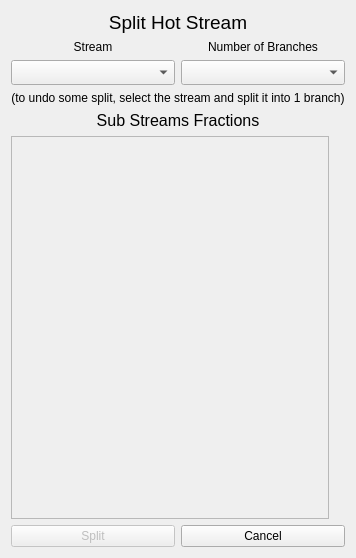
<?xml version="1.0" encoding="UTF-8"?>
<ui version="4.0">
 <class>Form</class>
 <widget class="QWidget" name="Form">
  <property name="geometry">
   <rect>
    <x>0</x>
    <y>0</y>
    <width>338</width>
    <height>558</height>
   </rect>
  </property>
  <property name="windowTitle">
   <string>Form</string>
  </property>
  <layout class="QVBoxLayout" name="verticalLayout">
   <item>
    <layout class="QHBoxLayout" name="horizontalLayout_3">
     <item>
      <widget class="QLabel" name="label_5">
       <property name="font">
        <font>
         <pointsize>14</pointsize>
        </font>
       </property>
       <property name="text">
        <string>Split Hot Stream</string>
       </property>
       <property name="alignment">
        <set>Qt::AlignCenter</set>
       </property>
      </widget>
     </item>
    </layout>
   </item>
   <item>
    <layout class="QHBoxLayout" name="horizontalLayout_2">
     <item>
      <widget class="QLabel" name="label_2">
       <property name="text">
        <string>Stream</string>
       </property>
       <property name="alignment">
        <set>Qt::AlignCenter</set>
       </property>
      </widget>
     </item>
     <item>
      <widget class="QLabel" name="label_3">
       <property name="text">
        <string>Number of Branches</string>
       </property>
       <property name="alignment">
        <set>Qt::AlignCenter</set>
       </property>
      </widget>
     </item>
    </layout>
   </item>
   <item>
    <layout class="QHBoxLayout" name="horizontalLayout">
     <item>
      <widget class="QComboBox" name="comboBox_2">
       <property name="minimumSize">
        <size>
         <width>0</width>
         <height>25</height>
        </size>
       </property>
      </widget>
     </item>
     <item>
      <widget class="QComboBox" name="comboBox_3">
       <property name="minimumSize">
        <size>
         <width>0</width>
         <height>25</height>
        </size>
       </property>
      </widget>
     </item>
    </layout>
   </item>
   <item>
    <widget class="QLabel" name="label">
     <property name="text">
      <string>(to undo some split, select the stream and split it into 1 branch)</string>
     </property>
     <property name="alignment">
      <set>Qt::AlignCenter</set>
     </property>
    </widget>
   </item>
   <item>
    <layout class="QHBoxLayout" name="horizontalLayout_5">
     <item>
      <widget class="QLabel" name="label_7">
       <property name="font">
        <font>
         <pointsize>12</pointsize>
        </font>
       </property>
       <property name="text">
        <string>Sub Streams Fractions</string>
       </property>
       <property name="alignment">
        <set>Qt::AlignCenter</set>
       </property>
      </widget>
     </item>
    </layout>
   </item>
   <item>
    <layout class="QVBoxLayout" name="verticalLayout_2">
     <item>
      <widget class="QScrollArea" name="scrollArea">
       <property name="minimumSize">
        <size>
         <width>318</width>
         <height>94</height>
        </size>
       </property>
       <property name="maximumSize">
        <size>
         <width>318</width>
         <height>16777215</height>
        </size>
       </property>
       <property name="widgetResizable">
        <bool>true</bool>
       </property>
       <widget class="QWidget" name="scrollAreaWidgetContents">
        <property name="geometry">
         <rect>
          <x>0</x>
          <y>0</y>
          <width>316</width>
          <height>374</height>
         </rect>
        </property>
        <layout class="QVBoxLayout" name="verticalLayout_4">
         <item>
          <layout class="QVBoxLayout" name="verticalLayout_3"/>
         </item>
        </layout>
       </widget>
      </widget>
     </item>
    </layout>
   </item>
   <item>
    <layout class="QHBoxLayout" name="horizontalLayout_7">
     <item>
      <widget class="QPushButton" name="pushButton_3">
       <property name="enabled">
        <bool>false</bool>
       </property>
       <property name="maximumSize">
        <size>
         <width>16777215</width>
         <height>16777215</height>
        </size>
       </property>
       <property name="text">
        <string>Split</string>
       </property>
      </widget>
     </item>
     <item>
      <widget class="QPushButton" name="pushButton_2">
       <property name="maximumSize">
        <size>
         <width>16777215</width>
         <height>16777215</height>
        </size>
       </property>
       <property name="text">
        <string>Cancel</string>
       </property>
      </widget>
     </item>
    </layout>
   </item>
  </layout>
 </widget>
 <resources/>
 <connections/>
</ui>
